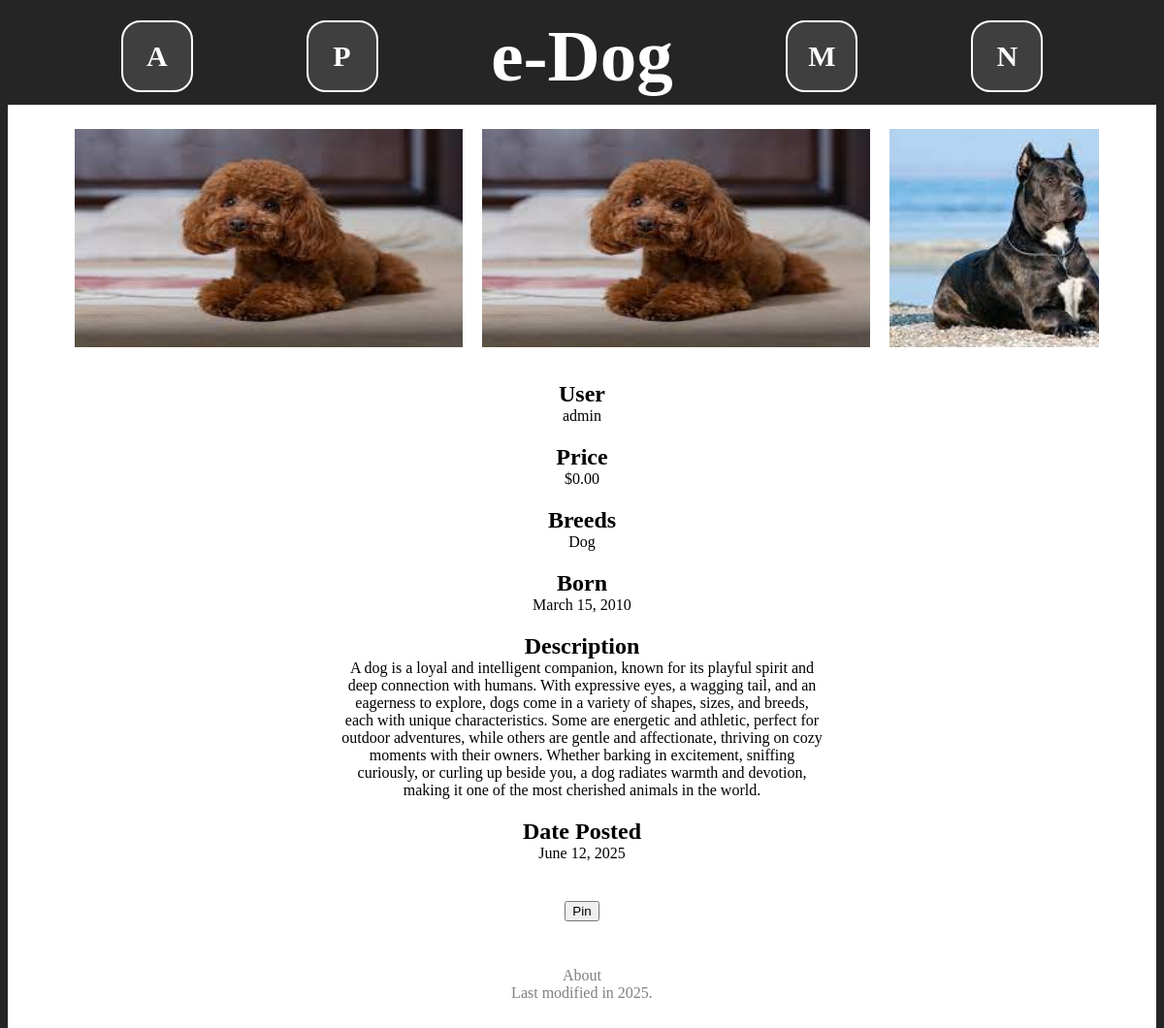
/post/70/, run on the app's committed database.
### post/models.py (models this page shows, shortened)
class Image(models.Model):
    photo = models.ImageField(upload_to="pics/%Y/%m/%d/")
    title = models.CharField(max_length=20)
    post = models.ForeignKey(Post, on_delete=models.CASCADE)

class Post(models.Model):
    user = models.ForeignKey(User, on_delete=models.CASCADE)
    breeds = models.CharField(max_length=100)
    price = models.DecimalField(decimal_places=2, max_digits=9)
    description = models.TextField(max_length=1000)
    age = models.DateField()
    dateCreated = models.DateField(auto_now_add=True)

### post/views.py (the view)
# urls.py: path("", views.index, name="index"),
def index(request, postID):
    post = get_object_or_404(Post, pk=postID)
    postKey = post.pk
    allImages = Image.objects.filter(post=postKey)
    context = {
        "post": post,
        "allImages": allImages,
    }
    return render(request, "post/index.html", context)

### post/templates/post/index.html (shortened to what this page needs)
<!DOCTYPE html>
<html lang="en-US">
	<head>
		{% load static %}
		<link rel="stylesheet" href="{% static 'browse/style.css' %}">
	</head>
	<body>
		<div class="content">
			{% include "browse/header.html" %}
			{% if post %}
				<div class="imageRow">
					{% for image in allImages %}
						<div class="imageBox">
							<img class="image" src="{{image.photo.url}}">
						</div>
					{% endfor %}
				</div>
				<div class="details">
					<h2>User</h2>
					<a href="/user/{{post.user.username}}"><p>{{post.user}}</p></a>
					<h2>Price</h2>
					<p>${{post.price}}</p>
					<h2>Breeds</h2>
					<p>{{post.breeds}}</p>
					<h2>Born</h2>
					<p>{{post.age}}</p>
					<h2>Description</h2>
					<p>{{post.description}}</p>
					<h2>Date Posted</h2>
					<p>{{post.dateCreated}}</p>
				</div>
			{% else %}
				<p>no post</p>
			{% endif %}
			<button id="pinButton" class="buttonLink" onclick="pinPost()">Pin</button>
			{% include "browse/footer.html" %}
		</div>
	</body>
</html>

### browse/static/browse/style.css (style rules this page uses)
:root { --textColor: #ffffff; --headerBGColor: #252525; --contentBGColor: #ffffff; --iconBGColor: #3f3f3f; --imgWidth: 400px; --imgHeight: 225px; }
body { background-color: var(--headerBGColor); }
.content { display: flex; flex-direction: column; align-items: center; width: 100%; min-height: 100vh; background-color: var(--contentBGColor); }
p { margin: 0px; }
a { text-decoration: none; color:rgb(0, 0, 0); margin: 0px; }
h2 { margin: 0px; font-size: 24px; }
.image { width: var(--imgWidth); height: var(--imgHeight); }
.imageBox { display: flex; flex-direction: column; justify-content: center; margin-left: 10px; margin-right: 10px; }
.imageRow { display: flex; flex-direction: row; overflow-x: scroll; align-items: center; width: 90%; height: calc(var(--imgHeight) + 30px); }
.details { display: flex; flex-direction: column; align-items: center; width: 90%; margin: 20px; }
.details p { margin-bottom: 20px; text-align: center; max-width: 500px; }

### data on the page
Image: photo (picture)
Image: photo (picture)
Image: photo (picture)
Post: user "admin", price "0.00", breeds "Dog", age "March 15, 2010", description "A dog is a loyal and intelligent companion, known for its playful spirit and deep connection with humans. With expressive eyes, a wagging tail, and an eagerness to explore, dogs come in a variety of shapes, sizes, and breeds, each with unique characteristics. Some are energetic and athletic, perfect for outdoor adventures, while others are gentle and affectionate, thriving on cozy moments with their owners. Whether barking in excitement, sniffing curiously, or curling up beside you, a dog radiates warmth and devotion, making it one of the most cherished animals in the world.", dateCreated "June 12, 2025"
